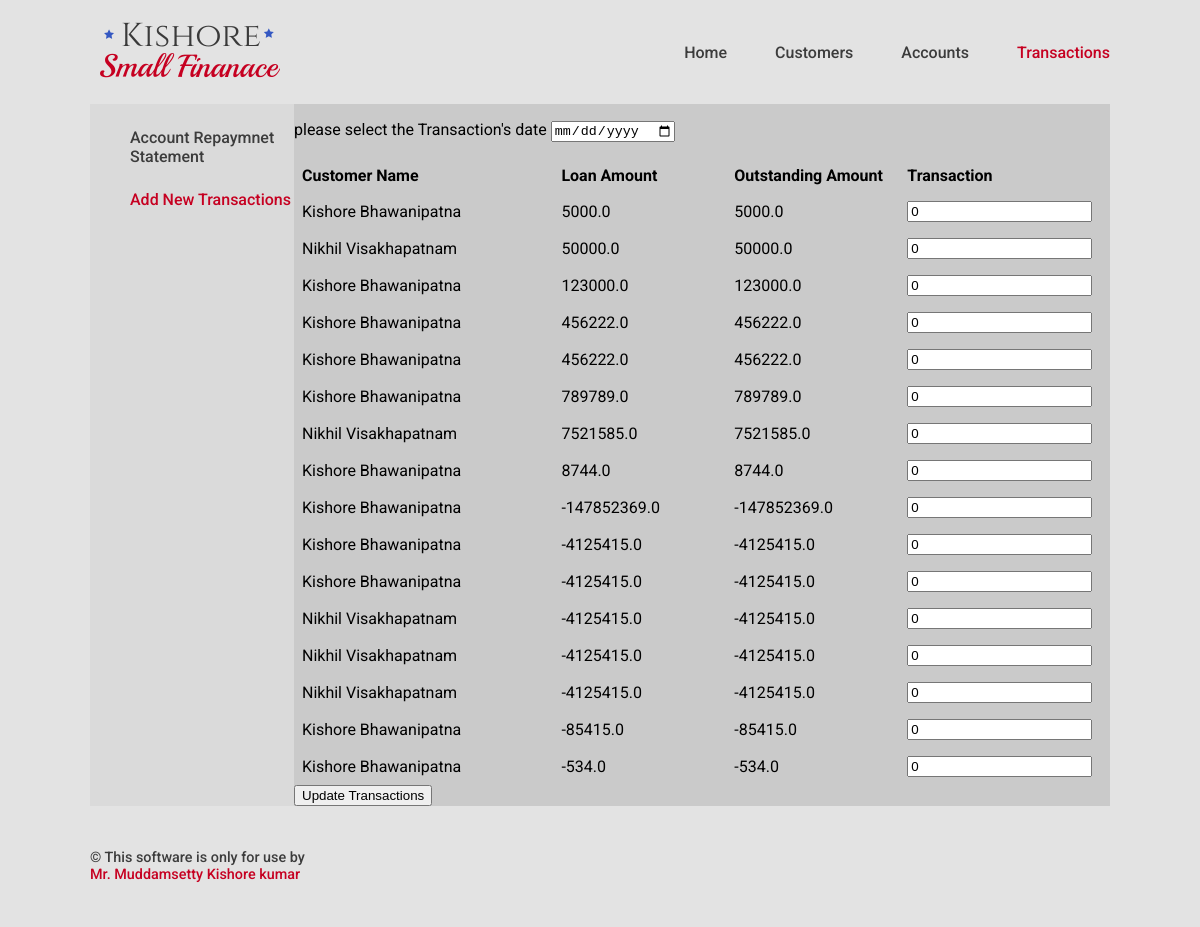
The app's page /transaction/transact/, older data.
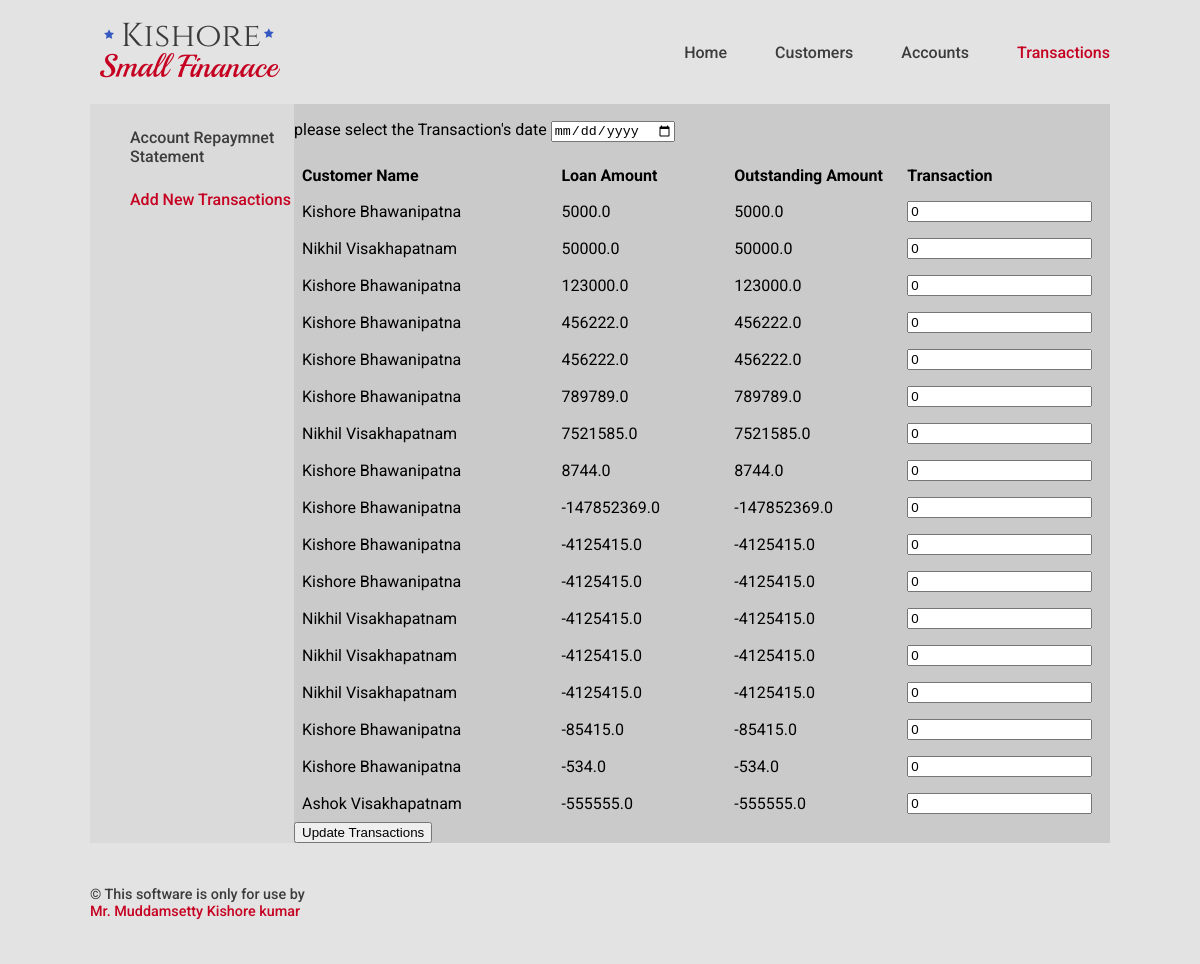
The same page, newer data.
### Accounts/models.py (models this page shows, shortened)
class Account(models.Model):
    ACTIVE = 'A'
    INACTIVE = 'I'
    ACTIVENESS_CHOICE = [
    (ACTIVE, 'Active'),
    (INACTIVE, 'Inactive'),
    ]
    loan_account_number = models.BigAutoField(primary_key=True)
    customer = models.ForeignKey(Customer,on_delete=models.PROTECT,db_index=True)
    loan_amount = models.FloatField(default=0)
    outstanding_amount = models.FloatField(null=True,blank=True,default=0)
    open_date = models.DateField(db_index=True)
    close_date = models.DateField(blank=True,null=True)
    current_Status = models.CharField(max_length=1,choices=ACTIVENESS_CHOICE,default=ACTIVE,db_index=True)

### Customers/models.py (models this page shows, shortened)
class Customer(models.Model):
    customer_id = models.AutoField(primary_key=True)
    customer_name = models.CharField(max_length=35,db_index=True)
    customer_phone_number = models.IntegerField(blank=True,null=True)
    customer_address_line_1 = models.CharField(max_length=40,blank=True, null=True)
    customer_address_line_2 = models.CharField(max_length=40,blank=True, null=True)
    customer_address_city = models.CharField(max_length=40,blank=True, null=True)
    def __str__(self):
        return '%s %s ' % (self.customer_name, self.customer_address_city)

### Transactions/views.py (the view)
# urls.py: path('transact/' , TransactionAccountListView.as_view()),
class TransactionAccountListView(ListView):
    model = Account
    template_name = "Transactions/transaction_update_list.html"
    fields = ['customer','loan_amount','outstanding_amount']

### Template/Transactions/transaction_update_list.html (shortened to what this page needs)
<!DOCTYPE html>
{% extends "base.html" %}
{% block nav-Transactions %}
current-link
{% endblock %}
{% block main %}
<div class="main-column">
  <div class="col sub-navigation">
    <ul class="sub-navigation-ul">
      <li class="sub-navigation-li"><a class="sub-nav-link " href="/transaction/">Account Repaymnet Statement</a></li>
      <li class="sub-navigation-li"><a class="sub-nav-link current-link" href="/transaction/transact">Add New Transactions</a></li>
    </ul>
  </div>
  <div class="col main-data">
    <form class="" action="/transaction/transact/submit/" method="post">
      <p>please select the Transaction's date <input type="date" name="date"> </p>
      <table class="customers-data">
        <thead>
          <th style="width:30%">Customer Name</th>
          <th style="width:20%">Loan Amount</th>
          <th style="width:20%">Outstanding Amount</th>
          <th style="width:20%">Transaction</th>
        </thead>
        <tbody>
        {% for account in account_list %}
          <tr>
            <td>{{account.customer}}</td>
            <td>{{account.loan_amount}}</td>
            <td>{{account.outstanding_amount}}</td>
            <td><input type="number" name="{{account.loan_account_number}}" value="0" ></td>
          </tr>
        {% empty %}
            <p>no customer yet.</p>
        {% endfor %}
        </tbody>
      </table>
      <button type="submit" >Update Transactions</button>
    </form>
  </div>
</div>
{% endblock %}

Row changes from the older to the newer data that the page shows:
added Account: customer "Ashok Visakhapatnam", loan_amount "-555555.0", outstanding_amount "-555555.0"
